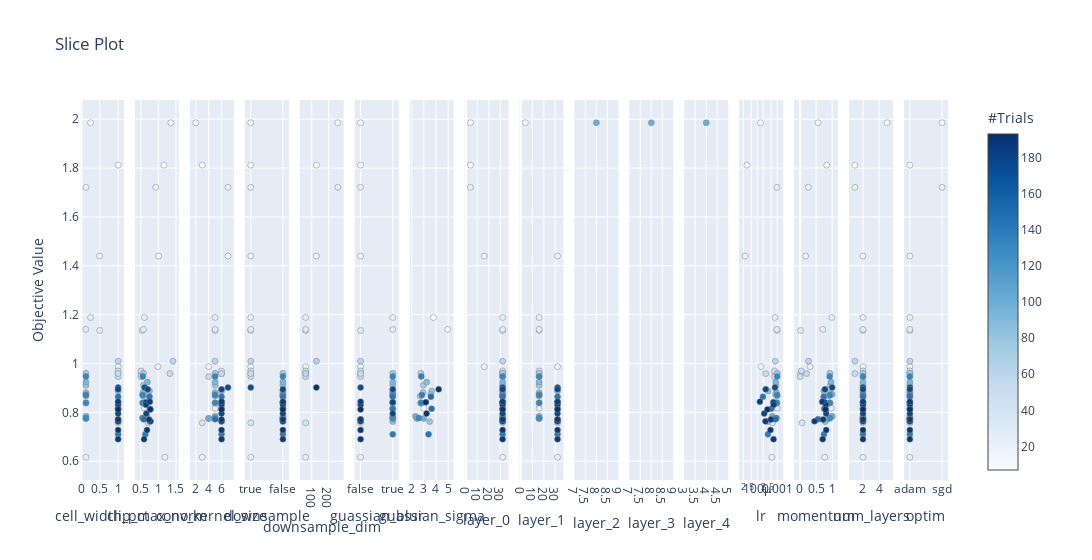

The cell this chart's notebook holds for it:
### Code cell
fig = optuna.visualization.plot_slice(peanut)
fig.show()

### Figure 1 — Plotly figure (JSON) as saved in the notebook; plotly's stock layout.template omitted (floating-point values rounded to 4 significant figures)
{"data": [{"marker": {"color": [7, 8, 16, 18, 22, 23, 24, 26, 27, 28, 38, 48, 49, 50, 53, 60, 76, 77, 79, 80, 83, 84, 85, 91, 93, 96, 100, 101, 128, 131, 132, 133, 139, 142, 143, 148, 173, 177, 178, 180, 182, 184, 185, 186, 187, 189, 193], "colorbar": {"title": {"text": "#Trials"}, "x": 1, "xpad": 40}, "colorscale": [[0, "rgb(247,251,255)"], [0.125, "rgb(222,235,247)"], [0.25, "rgb(198,219,239)"], [0.375, "rgb(158,202,225)"], [0.5, "rgb(107,174,214)"], [0.625, "rgb(66,146,198)"], [0.75, "rgb(33,113,181)"], [0.875, "rgb(8,81,156)"], [1, "rgb(8,48,107)"]], "line": {"color": "Grey", "width": 0.5}, "showscale": true}, "mode": "markers", "showlegend": false, "type": "scatter", "x": [1, 0.25, 0.5, 1, 0.125, 0.125, 0.25, 1, 0.5, 0.125, 1, 1, 1, 1, 1, 1, 0.125, 0.125, 0.125, 0.125, 0.125, 1, 1, 0.125, 0.125, 0.125, 0.125, 0.125, 0.125, 0.125, 0.125, 0.125, 1, 1, 1, 1, 1, 1, 1, 1, 1, 1, 1, 1, 1, 1, 1], "xaxis": "x", "y": [1.812, 1.986, 1.44, 0.9873, 1.721, 0.6162, 1.189, 0.8169, 1.135, 1.14, 0.757, 0.9585, 0.9695, 0.9462, 0.9587, 1.01, 0.96, 0.8377, 0.9108, 0.8666, 0.881, 0.8872, 0.7622, 0.8736, 0.9238, 0.7841, 0.775, 0.775, 0.7766, 0.8395, 0.9472, 0.871, 0.7099, 0.8147, 0.8639, 0.7717, 0.9019, 0.8943, 0.7951, 0.8418, 0.8311, 0.8438, 0.7632, 0.7706, 0.6902, 0.7277, 0.8121], "yaxis": "y"}, {"marker": {"color": [7, 8, 16, 18, 22, 23, 24, 26, 27, 28, 38, 48, 49, 50, 53, 60, 76, 77, 79, 80, 83, 84, 85, 91, 93, 96, 100, 101, 128, 131, 132, 133, 139, 142, 143, 148, 173, 177, 178, 180, 182, 184, 185, 186, 187, 189, 193], "colorbar": {"title": {"text": "#Trials"}, "x": 1, "xpad": 40}, "colorscale": [[0, "rgb(247,251,255)"], [0.125, "rgb(222,235,247)"], [0.25, "rgb(198,219,239)"], [0.375, "rgb(158,202,225)"], [0.5, "rgb(107,174,214)"], [0.625, "rgb(66,146,198)"], [0.75, "rgb(33,113,181)"], [0.875, "rgb(8,81,156)"], [1, "rgb(8,48,107)"]], "line": {"color": "Grey", "width": 0.5}, "showscale": false}, "mode": "markers", "showlegend": false, "type": "scatter", "x": [1.156, 1.353, 1.007, 0.9863, 0.9237, 1.184, 0.6017, 0.5999, 0.5341, 0.5719, 0.7081, 0.5072, 0.506, 0.501, 1.328, 1.417, 0.5783, 0.5567, 0.5742, 0.566, 0.5615, 0.7462, 0.7508, 0.6688, 0.686, 0.6675, 0.601, 0.598, 0.5476, 0.5502, 0.5577, 0.5499, 0.6266, 0.7581, 0.7469, 0.5826, 0.6048, 0.6961, 0.6548, 0.6463, 0.6475, 0.7556, 0.7753, 0.7337, 0.591, 0.6755, 0.7714], "xaxis": "x2", "y": [1.812, 1.986, 1.44, 0.9873, 1.721, 0.6162, 1.189, 0.8169, 1.135, 1.14, 0.757, 0.9585, 0.9695, 0.9462, 0.9587, 1.01, 0.96, 0.8377, 0.9108, 0.8666, 0.881, 0.8872, 0.7622, 0.8736, 0.9238, 0.7841, 0.775, 0.775, 0.7766, 0.8395, 0.9472, 0.871, 0.7099, 0.8147, 0.8639, 0.7717, 0.9019, 0.8943, 0.7951, 0.8418, 0.8311, 0.8438, 0.7632, 0.7706, 0.6902, 0.7277, 0.8121], "yaxis": "y2"}, {"marker": {"color": [7, 8, 16, 18, 22, 23, 24, 26, 27, 28, 38, 48, 49, 50, 53, 60, 76, 77, 79, 80, 83, 84, 85, 91, 93, 96, 100, 101, 128, 131, 132, 133, 139, 142, 143, 148, 173, 177, 178, 180, 182, 184, 185, 186, 187, 189, 193], "colorbar": {"title": {"text": "#Trials"}, "x": 1, "xpad": 40}, "colorscale": [[0, "rgb(247,251,255)"], [0.125, "rgb(222,235,247)"], [0.25, "rgb(198,219,239)"], [0.375, "rgb(158,202,225)"], [0.5, "rgb(107,174,214)"], [0.625, "rgb(66,146,198)"], [0.75, "rgb(33,113,181)"], [0.875, "rgb(8,81,156)"], [1, "rgb(8,48,107)"]], "line": {"color": "Grey", "width": 0.5}, "showscale": false}, "mode": "markers", "showlegend": false, "type": "scatter", "x": [3, 2, 7, 4, 7, 3, 5, 5, 5, 5, 3, 6, 6, 4, 6, 5, 5, 5, 5, 5, 5, 6, 6, 5, 5, 5, 4, 4, 5, 5, 5, 5, 6, 6, 6, 5, 7, 6, 6, 6, 6, 6, 6, 6, 6, 6, 6], "xaxis": "x3", "y": [1.812, 1.986, 1.44, 0.9873, 1.721, 0.6162, 1.189, 0.8169, 1.135, 1.14, 0.757, 0.9585, 0.9695, 0.9462, 0.9587, 1.01, 0.96, 0.8377, 0.9108, 0.8666, 0.881, 0.8872, 0.7622, 0.8736, 0.9238, 0.7841, 0.775, 0.775, 0.7766, 0.8395, 0.9472, 0.871, 0.7099, 0.8147, 0.8639, 0.7717, 0.9019, 0.8943, 0.7951, 0.8418, 0.8311, 0.8438, 0.7632, 0.7706, 0.6902, 0.7277, 0.8121], "yaxis": "y3"}, {"marker": {"color": [7, 8, 16, 18, 22, 23, 24, 26, 27, 28, 38, 48, 49, 50, 53, 60, 76, 77, 79, 80, 83, 84, 85, 91, 93, 96, 100, 101, 128, 131, 132, 133, 139, 142, 143, 148, 173, 177, 178, 180, 182, 184, 185, 186, 187, 189, 193], "colorbar": {"title": {"text": "#Trials"}, "x": 1, "xpad": 40}, "colorscale": [[0, "rgb(247,251,255)"], [0.125, "rgb(222,235,247)"], [0.25, "rgb(198,219,239)"], [0.375, "rgb(158,202,225)"], [0.5, "rgb(107,174,214)"], [0.625, "rgb(66,146,198)"], [0.75, "rgb(33,113,181)"], [0.875, "rgb(8,81,156)"], [1, "rgb(8,48,107)"]], "line": {"color": "Grey", "width": 0.5}, "showscale": false}, "mode": "markers", "showlegend": false, "type": "scatter", "x": [true, true, true, true, true, true, true, false, true, true, true, true, true, true, true, true, false, false, false, false, false, false, false, false, false, false, false, false, false, false, false, false, false, false, false, false, true, false, false, false, false, false, false, false, false, false, false], "xaxis": "x4", "y": [1.812, 1.986, 1.44, 0.9873, 1.721, 0.6162, 1.189, 0.8169, 1.135, 1.14, 0.757, 0.9585, 0.9695, 0.9462, 0.9587, 1.01, 0.96, 0.8377, 0.9108, 0.8666, 0.881, 0.8872, 0.7622, 0.8736, 0.9238, 0.7841, 0.775, 0.775, 0.7766, 0.8395, 0.9472, 0.871, 0.7099, 0.8147, 0.8639, 0.7717, 0.9019, 0.8943, 0.7951, 0.8418, 0.8311, 0.8438, 0.7632, 0.7706, 0.6902, 0.7277, 0.8121], "yaxis": "y4"}, {"marker": {"color": [7, 8, 16, 18, 22, 23, 24, 27, 28, 38, 48, 49, 50, 53, 60, 173], "colorbar": {"title": {"text": "#Trials"}, "x": 1, "xpad": 40}, "colorscale": [[0, "rgb(247,251,255)"], [0.125, "rgb(222,235,247)"], [0.25, "rgb(198,219,239)"], [0.375, "rgb(158,202,225)"], [0.5, "rgb(107,174,214)"], [0.625, "rgb(66,146,198)"], [0.75, "rgb(33,113,181)"], [0.875, "rgb(8,81,156)"], [1, "rgb(8,48,107)"]], "line": {"color": "Grey", "width": 0.5}, "showscale": false}, "mode": "markers", "showlegend": false, "type": "scatter", "x": [128, 256, 128, 64, 256, 64, 64, 64, 64, 64, 64, 64, 64, 64, 128, 128], "xaxis": "x5", "y": [1.812, 1.986, 1.44, 0.9873, 1.721, 0.6162, 1.189, 1.135, 1.14, 0.757, 0.9585, 0.9695, 0.9462, 0.9587, 1.01, 0.9019], "yaxis": "y5"}, {"marker": {"color": [7, 8, 16, 18, 22, 23, 24, 26, 27, 28, 38, 48, 49, 50, 53, 60, 76, 77, 79, 80, 83, 84, 85, 91, 93, 96, 100, 101, 128, 131, 132, 133, 139, 142, 143, 148, 173, 177, 178, 180, 182, 184, 185, 186, 187, 189, 193], "colorbar": {"title": {"text": "#Trials"}, "x": 1, "xpad": 40}, "colorscale": [[0, "rgb(247,251,255)"], [0.125, "rgb(222,235,247)"], [0.25, "rgb(198,219,239)"], [0.375, "rgb(158,202,225)"], [0.5, "rgb(107,174,214)"], [0.625, "rgb(66,146,198)"], [0.75, "rgb(33,113,181)"], [0.875, "rgb(8,81,156)"], [1, "rgb(8,48,107)"]], "line": {"color": "Grey", "width": 0.5}, "showscale": false}, "mode": "markers", "showlegend": false, "type": "scatter", "x": [false, false, false, false, false, false, true, true, false, true, false, false, false, false, false, false, true, true, true, true, true, true, true, true, true, true, true, true, true, true, true, true, true, true, true, false, false, true, true, true, false, false, false, false, false, false, false], "xaxis": "x6", "y": [1.812, 1.986, 1.44, 0.9873, 1.721, 0.6162, 1.189, 0.8169, 1.135, 1.14, 0.757, 0.9585, 0.9695, 0.9462, 0.9587, 1.01, 0.96, 0.8377, 0.9108, 0.8666, 0.881, 0.8872, 0.7622, 0.8736, 0.9238, 0.7841, 0.775, 0.775, 0.7766, 0.8395, 0.9472, 0.871, 0.7099, 0.8147, 0.8639, 0.7717, 0.9019, 0.8943, 0.7951, 0.8418, 0.8311, 0.8438, 0.7632, 0.7706, 0.6902, 0.7277, 0.8121], "yaxis": "y6"}, {"marker": {"color": [24, 26, 28, 76, 77, 79, 80, 83, 84, 85, 91, 93, 96, 100, 101, 128, 131, 132, 133, 139, 142, 143, 177, 178, 180], "colorbar": {"title": {"text": "#Trials"}, "x": 1, "xpad": 40}, "colorscale": [[0, "rgb(247,251,255)"], [0.125, "rgb(222,235,247)"], [0.25, "rgb(198,219,239)"], [0.375, "rgb(158,202,225)"], [0.5, "rgb(107,174,214)"], [0.625, "rgb(66,146,198)"], [0.75, "rgb(33,113,181)"], [0.875, "rgb(8,81,156)"], [1, "rgb(8,48,107)"]], "line": {"color": "Grey", "width": 0.5}, "showscale": false}, "mode": "markers", "showlegend": false, "type": "scatter", "x": [3.794, 3.011, 4.964, 2.765, 2.745, 2.966, 2.706, 2.942, 3.655, 3.483, 3.574, 3.237, 2.325, 2.991, 2.439, 2.591, 2.783, 2.801, 2.849, 3.396, 3.648, 3.589, 4.226, 3.232, 3.174], "xaxis": "x7", "y": [1.189, 0.8169, 1.14, 0.96, 0.8377, 0.9108, 0.8666, 0.881, 0.8872, 0.7622, 0.8736, 0.9238, 0.7841, 0.775, 0.775, 0.7766, 0.8395, 0.9472, 0.871, 0.7099, 0.8147, 0.8639, 0.8943, 0.7951, 0.8418], "yaxis": "y7"}, {"marker": {"color": [7, 8, 16, 18, 22, 23, 24, 26, 27, 28, 38, 48, 49, 50, 53, 60, 76, 77, 79, 80, 83, 84, 85, 91, 93, 96, 100, 101, 128, 131, 132, 133, 139, 142, 143, 148, 173, 177, 178, 180, 182, 184, 185, 186, 187, 189, 193], "colorbar": {"title": {"text": "#Trials"}, "x": 1, "xpad": 40}, "colorscale": [[0, "rgb(247,251,255)"], [0.125, "rgb(222,235,247)"], [0.25, "rgb(198,219,239)"], [0.375, "rgb(158,202,225)"], [0.5, "rgb(107,174,214)"], [0.625, "rgb(66,146,198)"], [0.75, "rgb(33,113,181)"], [0.875, "rgb(8,81,156)"], [1, "rgb(8,48,107)"]], "line": {"color": "Grey", "width": 0.5}, "showscale": false}, "mode": "markers", "showlegend": false, "type": "scatter", "x": [4, 4, 16, 16, 4, 32, 32, 32, 32, 32, 32, 32, 32, 32, 32, 32, 32, 32, 32, 32, 32, 32, 32, 32, 32, 32, 32, 32, 32, 32, 32, 32, 32, 32, 32, 32, 32, 32, 32, 32, 32, 32, 32, 32, 32, 32, 32], "xaxis": "x8", "y": [1.812, 1.986, 1.44, 0.9873, 1.721, 0.6162, 1.189, 0.8169, 1.135, 1.14, 0.757, 0.9585, 0.9695, 0.9462, 0.9587, 1.01, 0.96, 0.8377, 0.9108, 0.8666, 0.881, 0.8872, 0.7622, 0.8736, 0.9238, 0.7841, 0.775, 0.775, 0.7766, 0.8395, 0.9472, 0.871, 0.7099, 0.8147, 0.8639, 0.7717, 0.9019, 0.8943, 0.7951, 0.8418, 0.8311, 0.8438, 0.7632, 0.7706, 0.6902, 0.7277, 0.8121], "yaxis": "y8"}, {"marker": {"color": [8, 16, 18, 23, 24, 26, 27, 28, 38, 48, 49, 50, 76, 77, 79, 80, 83, 84, 85, 91, 93, 96, 100, 101, 128, 131, 132, 133, 139, 142, 143, 148, 173, 177, 178, 180, 182, 184, 185, 186, 187, 189, 193], "colorbar": {"title": {"text": "#Trials"}, "x": 1, "xpad": 40}, "colorscale": [[0, "rgb(247,251,255)"], [0.125, "rgb(222,235,247)"], [0.25, "rgb(198,219,239)"], [0.375, "rgb(158,202,225)"], [0.5, "rgb(107,174,214)"], [0.625, "rgb(66,146,198)"], [0.75, "rgb(33,113,181)"], [0.875, "rgb(8,81,156)"], [1, "rgb(8,48,107)"]], "line": {"color": "Grey", "width": 0.5}, "showscale": false}, "mode": "markers", "showlegend": false, "type": "scatter", "x": [4, 32, 32, 32, 16, 16, 16, 16, 32, 16, 16, 16, 16, 16, 16, 16, 16, 32, 32, 16, 16, 16, 16, 16, 16, 16, 16, 16, 32, 32, 32, 32, 32, 32, 32, 32, 32, 32, 32, 32, 32, 32, 32], "xaxis": "x9", "y": [1.986, 1.44, 0.9873, 0.6162, 1.189, 0.8169, 1.135, 1.14, 0.757, 0.9585, 0.9695, 0.9462, 0.96, 0.8377, 0.9108, 0.8666, 0.881, 0.8872, 0.7622, 0.8736, 0.9238, 0.7841, 0.775, 0.775, 0.7766, 0.8395, 0.9472, 0.871, 0.7099, 0.8147, 0.8639, 0.7717, 0.9019, 0.8943, 0.7951, 0.8418, 0.8311, 0.8438, 0.7632, 0.7706, 0.6902, 0.7277, 0.8121], "yaxis": "y9"}, {"marker": {"color": [8], "colorbar": {"title": {"text": "#Trials"}, "x": 1, "xpad": 40}, "colorscale": [[0, "rgb(247,251,255)"], [0.125, "rgb(222,235,247)"], [0.25, "rgb(198,219,239)"], [0.375, "rgb(158,202,225)"], [0.5, "rgb(107,174,214)"], [0.625, "rgb(66,146,198)"], [0.75, "rgb(33,113,181)"], [0.875, "rgb(8,81,156)"], [1, "rgb(8,48,107)"]], "line": {"color": "Grey", "width": 0.5}, "showscale": false}, "mode": "markers", "showlegend": false, "type": "scatter", "x": [8], "xaxis": "x10", "y": [1.986], "yaxis": "y10"}, {"marker": {"color": [8], "colorbar": {"title": {"text": "#Trials"}, "x": 1, "xpad": 40}, "colorscale": [[0, "rgb(247,251,255)"], [0.125, "rgb(222,235,247)"], [0.25, "rgb(198,219,239)"], [0.375, "rgb(158,202,225)"], [0.5, "rgb(107,174,214)"], [0.625, "rgb(66,146,198)"], [0.75, "rgb(33,113,181)"], [0.875, "rgb(8,81,156)"], [1, "rgb(8,48,107)"]], "line": {"color": "Grey", "width": 0.5}, "showscale": false}, "mode": "markers", "showlegend": false, "type": "scatter", "x": [8], "xaxis": "x11", "y": [1.986], "yaxis": "y11"}, {"marker": {"color": [8], "colorbar": {"title": {"text": "#Trials"}, "x": 1, "xpad": 40}, "colorscale": [[0, "rgb(247,251,255)"], [0.125, "rgb(222,235,247)"], [0.25, "rgb(198,219,239)"], [0.375, "rgb(158,202,225)"], [0.5, "rgb(107,174,214)"], [0.625, "rgb(66,146,198)"], [0.75, "rgb(33,113,181)"], [0.875, "rgb(8,81,156)"], [1, "rgb(8,48,107)"]], "line": {"color": "Grey", "width": 0.5}, "showscale": false}, "mode": "markers", "showlegend": false, "type": "scatter", "x": [4], "xaxis": "x12", "y": [1.986], "yaxis": "y12"}, {"marker": {"color": [7, 8, 16, 18, 22, 23, 24, 26, 27, 28, 38, 48, 49, 50, 53, 60, 76, 77, 79, 80, 83, 84, 85, 91, 93, 96, 100, 101, 128, 131, 132, 133, 139, 142, 143, 148, 173, 177, 178, 180, 182, 184, 185, 186, 187, 189, 193], "colorbar": {"title": {"text": "#Trials"}, "x": 1, "xpad": 40}, "colorscale": [[0, "rgb(247,251,255)"], [0.125, "rgb(222,235,247)"], [0.25, "rgb(198,219,239)"], [0.375, "rgb(158,202,225)"], [0.5, "rgb(107,174,214)"], [0.625, "rgb(66,146,198)"], [0.75, "rgb(33,113,181)"], [0.875, "rgb(8,81,156)"], [1, "rgb(8,48,107)"]], "line": {"color": "Grey", "width": 0.5}, "showscale": false}, "mode": "markers", "showlegend": false, "type": "scatter", "x": [2.966e-05, 0.0001438, 2.418e-05, 0.0001515, 0.000963, 0.0005327, 0.0007749, 0.0009983, 0.0009796, 0.0009545, 0.0005762, 0.0007582, 0.0007226, 0.0007093, 0.000264, 0.0008006, 0.0009998, 0.0009431, 0.00086, 0.0009818, 0.0009006, 0.0003485, 0.0003305, 0.0008281, 0.0008337, 0.0005596, 0.0006567, 0.000681, 0.0009185, 0.0009576, 0.0009936, 0.0009851, 0.0003399, 0.0005067, 0.0001903, 0.0008092, 0.0007658, 0.0002619, 0.0002201, 0.0006395, 0.0006594, 0.0001338, 0.0002559, 0.0004786, 0.0006521, 0.0004566, 0.0003191], "xaxis": "x13", "y": [1.812, 1.986, 1.44, 0.9873, 1.721, 0.6162, 1.189, 0.8169, 1.135, 1.14, 0.757, 0.9585, 0.9695, 0.9462, 0.9587, 1.01, 0.96, 0.8377, 0.9108, 0.8666, 0.881, 0.8872, 0.7622, 0.8736, 0.9238, 0.7841, 0.775, 0.775, 0.7766, 0.8395, 0.9472, 0.871, 0.7099, 0.8147, 0.8639, 0.7717, 0.9019, 0.8943, 0.7951, 0.8418, 0.8311, 0.8438, 0.7632, 0.7706, 0.6902, 0.7277, 0.8121], "yaxis": "y13"}, {"marker": {"color": [7, 8, 16, 18, 22, 23, 24, 26, 27, 28, 38, 48, 49, 50, 53, 60, 76, 77, 79, 80, 83, 84, 85, 91, 93, 96, 100, 101, 128, 131, 132, 133, 139, 142, 143, 148, 173, 177, 178, 180, 182, 184, 185, 186, 187, 189, 193], "colorbar": {"title": {"text": "#Trials"}, "x": 1, "xpad": 40}, "colorscale": [[0, "rgb(247,251,255)"], [0.125, "rgb(222,235,247)"], [0.25, "rgb(198,219,239)"], [0.375, "rgb(158,202,225)"], [0.5, "rgb(107,174,214)"], [0.625, "rgb(66,146,198)"], [0.75, "rgb(33,113,181)"], [0.875, "rgb(8,81,156)"], [1, "rgb(8,48,107)"]], "line": {"color": "Grey", "width": 0.5}, "showscale": false}, "mode": "markers", "showlegend": false, "type": "scatter", "x": [0.8311, 0.5589, 0.1751, 0.3135, 0.2603, 0.7679, 0.9878, 0.97, 0.01783, 0.7094, 0.06283, 0.01925, 0.04068, 0.001334, 0.2048, 0.2651, 0.9266, 0.9338, 0.9435, 0.8966, 0.9172, 0.7404, 0.786, 0.9994, 0.9647, 0.9986, 0.895, 0.8771, 0.9383, 0.9273, 0.9217, 0.9301, 0.7438, 0.7542, 0.7361, 0.5604, 0.9995, 0.7749, 0.8125, 0.7632, 0.8027, 0.6901, 0.4502, 0.7182, 0.7056, 0.8136, 0.7948], "xaxis": "x14", "y": [1.812, 1.986, 1.44, 0.9873, 1.721, 0.6162, 1.189, 0.8169, 1.135, 1.14, 0.757, 0.9585, 0.9695, 0.9462, 0.9587, 1.01, 0.96, 0.8377, 0.9108, 0.8666, 0.881, 0.8872, 0.7622, 0.8736, 0.9238, 0.7841, 0.775, 0.775, 0.7766, 0.8395, 0.9472, 0.871, 0.7099, 0.8147, 0.8639, 0.7717, 0.9019, 0.8943, 0.7951, 0.8418, 0.8311, 0.8438, 0.7632, 0.7706, 0.6902, 0.7277, 0.8121], "yaxis": "y14"}, {"marker": {"color": [7, 8, 16, 18, 22, 23, 24, 26, 27, 28, 38, 48, 49, 50, 53, 60, 76, 77, 79, 80, 83, 84, 85, 91, 93, 96, 100, 101, 128, 131, 132, 133, 139, 142, 143, 148, 173, 177, 178, 180, 182, 184, 185, 186, 187, 189, 193], "colorbar": {"title": {"text": "#Trials"}, "x": 1, "xpad": 40}, "colorscale": [[0, "rgb(247,251,255)"], [0.125, "rgb(222,235,247)"], [0.25, "rgb(198,219,239)"], [0.375, "rgb(158,202,225)"], [0.5, "rgb(107,174,214)"], [0.625, "rgb(66,146,198)"], [0.75, "rgb(33,113,181)"], [0.875, "rgb(8,81,156)"], [1, "rgb(8,48,107)"]], "line": {"color": "Grey", "width": 0.5}, "showscale": false}, "mode": "markers", "showlegend": false, "type": "scatter", "x": [1, 5, 2, 2, 1, 2, 2, 2, 2, 2, 2, 2, 2, 2, 1, 1, 2, 2, 2, 2, 2, 2, 2, 2, 2, 2, 2, 2, 2, 2, 2, 2, 2, 2, 2, 2, 2, 2, 2, 2, 2, 2, 2, 2, 2, 2, 2], "xaxis": "x15", "y": [1.812, 1.986, 1.44, 0.9873, 1.721, 0.6162, 1.189, 0.8169, 1.135, 1.14, 0.757, 0.9585, 0.9695, 0.9462, 0.9587, 1.01, 0.96, 0.8377, 0.9108, 0.8666, 0.881, 0.8872, 0.7622, 0.8736, 0.9238, 0.7841, 0.775, 0.775, 0.7766, 0.8395, 0.9472, 0.871, 0.7099, 0.8147, 0.8639, 0.7717, 0.9019, 0.8943, 0.7951, 0.8418, 0.8311, 0.8438, 0.7632, 0.7706, 0.6902, 0.7277, 0.8121], "yaxis": "y15"}, {"marker": {"color": [7, 8, 16, 18, 22, 23, 24, 26, 27, 28, 38, 48, 49, 50, 53, 60, 76, 77, 79, 80, 83, 84, 85, 91, 93, 96, 100, 101, 128, 131, 132, 133, 139, 142, 143, 148, 173, 177, 178, 180, 182, 184, 185, 186, 187, 189, 193], "colorbar": {"title": {"text": "#Trials"}, "x": 1, "xpad": 40}, "colorscale": [[0, "rgb(247,251,255)"], [0.125, "rgb(222,235,247)"], [0.25, "rgb(198,219,239)"], [0.375, "rgb(158,202,225)"], [0.5, "rgb(107,174,214)"], [0.625, "rgb(66,146,198)"], [0.75, "rgb(33,113,181)"], [0.875, "rgb(8,81,156)"], [1, "rgb(8,48,107)"]], "line": {"color": "Grey", "width": 0.5}, "showscale": false}, "mode": "markers", "showlegend": false, "type": "scatter", "x": ["adam", "sgd", "adam", "adam", "sgd", "adam", "adam", "adam", "adam", "adam", "adam", "adam", "adam", "adam", "adam", "adam", "adam", "adam", "adam", "adam", "adam", "adam", "adam", "adam", "adam", "adam", "adam", "adam", "adam", "adam", "adam", "adam", "adam", "adam", "adam", "adam", "adam", "adam", "adam", "adam", "adam", "adam", "adam", "adam", "adam", "adam", "adam"], "xaxis": "x16", "y": [1.812, 1.986, 1.44, 0.9873, 1.721, 0.6162, 1.189, 0.8169, 1.135, 1.14, 0.757, 0.9585, 0.9695, 0.9462, 0.9587, 1.01, 0.96, 0.8377, 0.9108, 0.8666, 0.881, 0.8872, 0.7622, 0.8736, 0.9238, 0.7841, 0.775, 0.775, 0.7766, 0.8395, 0.9472, 0.871, 0.7099, 0.8147, 0.8639, 0.7717, 0.9019, 0.8943, 0.7951, 0.8418, 0.8311, 0.8438, 0.7632, 0.7706, 0.6902, 0.7277, 0.8121], "yaxis": "y16"}], "layout": {"title": {"text": "Slice Plot"}, "width": 4800, "xaxis": {"anchor": "y", "domain": [0, 0.05078], "title": {"text": "cell_width_pct"}}, "xaxis10": {"anchor": "y10", "domain": [0.5695, 0.6203], "title": {"text": "layer_2"}}, "xaxis11": {"anchor": "y11", "domain": [0.6328, 0.6836], "title": {"text": "layer_3"}}, "xaxis12": {"anchor": "y12", "domain": [0.6961, 0.7469], "title": {"text": "layer_4"}}, "xaxis13": {"anchor": "y13", "domain": [0.7594, 0.8102], "title": {"text": "lr"}, "type": "log"}, "xaxis14": {"anchor": "y14", "domain": [0.8227, 0.8734], "title": {"text": "momentum"}}, "xaxis15": {"anchor": "y15", "domain": [0.8859, 0.9367], "title": {"text": "num_layers"}}, "xaxis16": {"anchor": "y16", "domain": [0.9492, 1], "title": {"text": "optim"}}, "xaxis2": {"anchor": "y2", "domain": [0.06328, 0.1141], "title": {"text": "clip_max_norm"}}, "xaxis3": {"anchor": "y3", "domain": [0.1266, 0.1773], "title": {"text": "conv_kernel_size"}}, "xaxis4": {"anchor": "y4", "domain": [0.1898, 0.2406], "title": {"text": "downsample"}}, "xaxis5": {"anchor": "y5", "domain": [0.2531, 0.3039], "title": {"text": "downsample_dim"}}, "xaxis6": {"anchor": "y6", "domain": [0.3164, 0.3672], "title": {"text": "guassian_blur"}}, "xaxis7": {"anchor": "y7", "domain": [0.3797, 0.4305], "title": {"text": "guassian_sigma"}}, "xaxis8": {"anchor": "y8", "domain": [0.443, 0.4938], "title": {"text": "layer_0"}}, "xaxis9": {"anchor": "y9", "domain": [0.5062, 0.557], "title": {"text": "layer_1"}}, "yaxis": {"anchor": "x", "domain": [0, 1], "title": {"text": "Objective Value"}}, "yaxis10": {"anchor": "x10", "domain": [0, 1], "matches": "y", "showticklabels": false}, "yaxis11": {"anchor": "x11", "domain": [0, 1], "matches": "y", "showticklabels": false}, "yaxis12": {"anchor": "x12", "domain": [0, 1], "matches": "y", "showticklabels": false}, "yaxis13": {"anchor": "x13", "domain": [0, 1], "matches": "y", "showticklabels": false}, "yaxis14": {"anchor": "x14", "domain": [0, 1], "matches": "y", "showticklabels": false}, "yaxis15": {"anchor": "x15", "domain": [0, 1], "matches": "y", "showticklabels": false}, "yaxis16": {"anchor": "x16", "domain": [0, 1], "matches": "y", "showticklabels": false}, "yaxis2": {"anchor": "x2", "domain": [0, 1], "matches": "y", "showticklabels": false}, "yaxis3": {"anchor": "x3", "domain": [0, 1], "matches": "y", "showticklabels": false}, "yaxis4": {"anchor": "x4", "domain": [0, 1], "matches": "y", "showticklabels": false}, "yaxis5": {"anchor": "x5", "domain": [0, 1], "matches": "y", "showticklabels": false}, "yaxis6": {"anchor": "x6", "domain": [0, 1], "matches": "y", "showticklabels": false}, "yaxis7": {"anchor": "x7", "domain": [0, 1], "matches": "y", "showticklabels": false}, "yaxis8": {"anchor": "x8", "domain": [0, 1], "matches": "y", "showticklabels": false}, "yaxis9": {"anchor": "x9", "domain": [0, 1], "matches": "y", "showticklabels": false}}}
